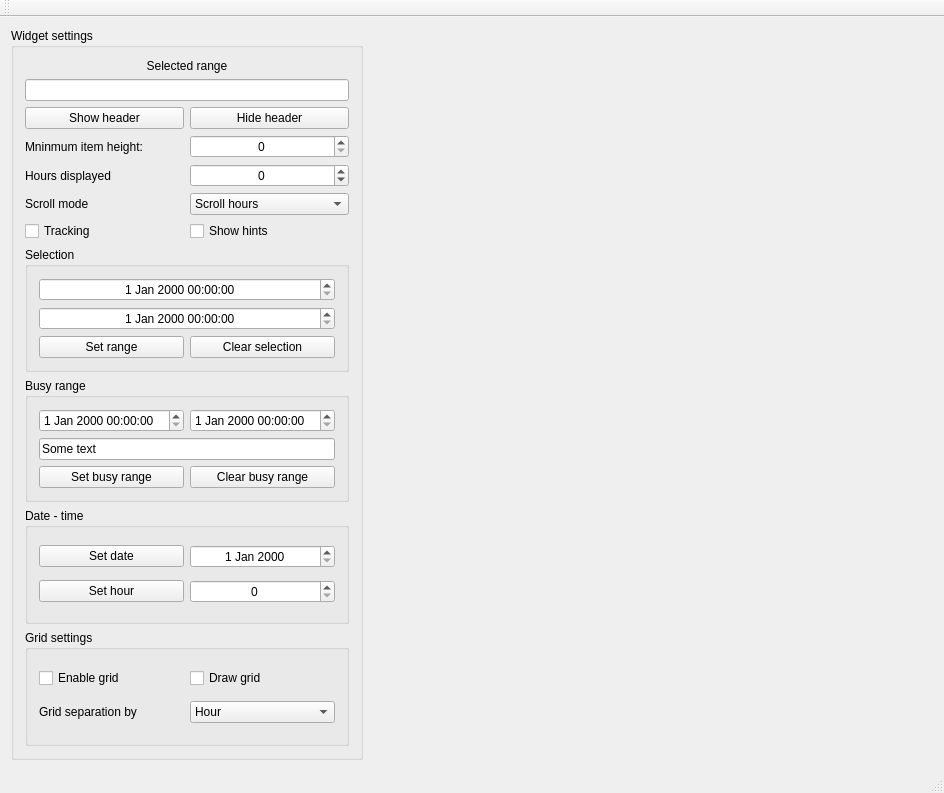
<?xml version="1.0" encoding="UTF-8"?>
<ui version="4.0">
 <class>MainWindow</class>
 <widget class="QMainWindow" name="MainWindow">
  <property name="geometry">
   <rect>
    <x>0</x>
    <y>0</y>
    <width>944</width>
    <height>793</height>
   </rect>
  </property>
  <property name="windowTitle">
   <string>MainWindow</string>
  </property>
  <widget class="QWidget" name="centralWidget">
   <layout class="QGridLayout" name="gridLayout">
    <item row="2" column="1">
     <widget class="QTimeOrganizerWidget" name="timeOrganaizerWidget" native="true">
      <property name="sizePolicy">
       <sizepolicy hsizetype="Expanding" vsizetype="Expanding">
        <horstretch>0</horstretch>
        <verstretch>0</verstretch>
       </sizepolicy>
      </property>
     </widget>
    </item>
    <item row="2" column="0">
     <widget class="QGroupBox" name="groupBoxSettings">
      <property name="sizePolicy">
       <sizepolicy hsizetype="Fixed" vsizetype="Preferred">
        <horstretch>0</horstretch>
        <verstretch>0</verstretch>
       </sizepolicy>
      </property>
      <property name="title">
       <string>Widget settings</string>
      </property>
      <layout class="QGridLayout" name="gridLayout_5">
       <item row="5" column="0">
        <widget class="QLabel" name="label_5">
         <property name="text">
          <string>Scroll mode</string>
         </property>
        </widget>
       </item>
       <item row="5" column="1">
        <widget class="QComboBox" name="comboBoxScrollMode">
         <item>
          <property name="text">
           <string>Scroll hours</string>
          </property>
         </item>
         <item>
          <property name="text">
           <string>Ongoing scroll</string>
          </property>
         </item>
        </widget>
       </item>
       <item row="4" column="1">
        <widget class="QSpinBox" name="spinBoxHours">
         <property name="alignment">
          <set>Qt::AlignCenter</set>
         </property>
         <property name="minimum">
          <number>-1</number>
         </property>
         <property name="maximum">
          <number>49</number>
         </property>
        </widget>
       </item>
       <item row="3" column="0">
        <widget class="QLabel" name="label_2">
         <property name="text">
          <string>Mninmum item height: </string>
         </property>
        </widget>
       </item>
       <item row="4" column="0">
        <widget class="QLabel" name="label_4">
         <property name="text">
          <string>Hours displayed</string>
         </property>
        </widget>
       </item>
       <item row="0" column="0" colspan="2">
        <widget class="QLabel" name="label">
         <property name="sizePolicy">
          <sizepolicy hsizetype="Preferred" vsizetype="Fixed">
           <horstretch>0</horstretch>
           <verstretch>0</verstretch>
          </sizepolicy>
         </property>
         <property name="text">
          <string>Selected range</string>
         </property>
         <property name="alignment">
          <set>Qt::AlignCenter</set>
         </property>
        </widget>
       </item>
       <item row="1" column="0" colspan="2">
        <widget class="QLineEdit" name="lineEditSelectedRange"/>
       </item>
       <item row="3" column="1">
        <widget class="QSpinBox" name="spinBoxMinItemHeight">
         <property name="alignment">
          <set>Qt::AlignCenter</set>
         </property>
         <property name="maximum">
          <number>200</number>
         </property>
         <property name="singleStep">
          <number>10</number>
         </property>
        </widget>
       </item>
       <item row="6" column="1">
        <widget class="QCheckBox" name="checkBoxShowHint">
         <property name="text">
          <string>Show hints</string>
         </property>
        </widget>
       </item>
       <item row="6" column="0">
        <widget class="QCheckBox" name="checkBoxTracking">
         <property name="text">
          <string>Tracking</string>
         </property>
        </widget>
       </item>
       <item row="2" column="1">
        <widget class="QPushButton" name="pushButtonHideHeader">
         <property name="text">
          <string>Hide header</string>
         </property>
        </widget>
       </item>
       <item row="2" column="0">
        <widget class="QPushButton" name="pushButtonShowHeader">
         <property name="text">
          <string>Show header</string>
         </property>
        </widget>
       </item>
       <item row="13" column="0" colspan="2">
        <widget class="QGroupBox" name="groupBox_2">
         <property name="title">
          <string>Date - time</string>
         </property>
         <layout class="QGridLayout" name="gridLayout_3">
          <item row="1" column="0">
           <widget class="QPushButton" name="pushButtonSetDate">
            <property name="text">
             <string>Set date</string>
            </property>
           </widget>
          </item>
          <item row="1" column="1">
           <widget class="QDateEdit" name="dateEdit">
            <property name="alignment">
             <set>Qt::AlignCenter</set>
            </property>
           </widget>
          </item>
          <item row="2" column="1">
           <widget class="QSpinBox" name="spinBoxHour">
            <property name="alignment">
             <set>Qt::AlignCenter</set>
            </property>
            <property name="maximum">
             <number>23</number>
            </property>
           </widget>
          </item>
          <item row="2" column="0">
           <widget class="QPushButton" name="pushButtonSetHour">
            <property name="text">
             <string>Set hour</string>
            </property>
           </widget>
          </item>
         </layout>
        </widget>
       </item>
       <item row="10" column="0" colspan="2">
        <widget class="QGroupBox" name="groupBox_3">
         <property name="title">
          <string>Selection</string>
         </property>
         <layout class="QGridLayout" name="gridLayout_4">
          <item row="0" column="0" colspan="2">
           <widget class="QDateTimeEdit" name="dateTimeEditRangeBegin">
            <property name="alignment">
             <set>Qt::AlignCenter</set>
            </property>
           </widget>
          </item>
          <item row="1" column="0" rowspan="2" colspan="2">
           <widget class="QDateTimeEdit" name="dateTimeEditRangeEnd">
            <property name="alignment">
             <set>Qt::AlignCenter</set>
            </property>
           </widget>
          </item>
          <item row="3" column="0">
           <widget class="QPushButton" name="pushButtonSetRange">
            <property name="text">
             <string>Set range</string>
            </property>
           </widget>
          </item>
          <item row="3" column="1">
           <widget class="QPushButton" name="pushButtonClearSelection">
            <property name="text">
             <string>Clear selection</string>
            </property>
           </widget>
          </item>
         </layout>
        </widget>
       </item>
       <item row="11" column="0" colspan="2">
        <widget class="QGroupBox" name="groupBox_4">
         <property name="title">
          <string>Busy range</string>
         </property>
         <layout class="QGridLayout" name="gridLayout_6">
          <item row="2" column="1">
           <widget class="QPushButton" name="pushButtonClearBusyRange">
            <property name="text">
             <string>Clear busy range</string>
            </property>
           </widget>
          </item>
          <item row="0" column="1">
           <widget class="QDateTimeEdit" name="dateTimeEditBusyRangeEnd"/>
          </item>
          <item row="2" column="0">
           <widget class="QPushButton" name="pushButtonSetBusyRange">
            <property name="text">
             <string>Set busy range</string>
            </property>
           </widget>
          </item>
          <item row="0" column="0">
           <widget class="QDateTimeEdit" name="dateTimeEditBusyRangeBegin"/>
          </item>
          <item row="1" column="0" colspan="2">
           <widget class="QLineEdit" name="lineEditBusyText">
            <property name="text">
             <string>Some text</string>
            </property>
           </widget>
          </item>
         </layout>
        </widget>
       </item>
       <item row="14" column="0" colspan="2">
        <widget class="QGroupBox" name="groupBox">
         <property name="title">
          <string>Grid settings</string>
         </property>
         <property name="flat">
          <bool>false</bool>
         </property>
         <property name="checkable">
          <bool>false</bool>
         </property>
         <layout class="QGridLayout" name="gridLayout_2">
          <item row="1" column="0">
           <widget class="QLabel" name="label_6">
            <property name="text">
             <string>Grid separation by</string>
            </property>
           </widget>
          </item>
          <item row="0" column="0">
           <widget class="QCheckBox" name="checkBoxGrid">
            <property name="sizePolicy">
             <sizepolicy hsizetype="Preferred" vsizetype="Fixed">
              <horstretch>0</horstretch>
              <verstretch>0</verstretch>
             </sizepolicy>
            </property>
            <property name="text">
             <string>Enable grid</string>
            </property>
           </widget>
          </item>
          <item row="0" column="1">
           <widget class="QCheckBox" name="checkBoxDrawGrid">
            <property name="text">
             <string>Draw grid</string>
            </property>
           </widget>
          </item>
          <item row="1" column="1">
           <widget class="QComboBox" name="comboBoxGridSep">
            <item>
             <property name="text">
              <string>Hour</string>
             </property>
            </item>
            <item>
             <property name="text">
              <string>30 minutes</string>
             </property>
            </item>
            <item>
             <property name="text">
              <string>15 minutes</string>
             </property>
            </item>
            <item>
             <property name="text">
              <string>10 minutes</string>
             </property>
            </item>
            <item>
             <property name="text">
              <string>5 minutes</string>
             </property>
            </item>
            <item>
             <property name="text">
              <string>Minute</string>
             </property>
            </item>
            <item>
             <property name="text">
              <string>30 seconds</string>
             </property>
            </item>
           </widget>
          </item>
         </layout>
        </widget>
       </item>
      </layout>
     </widget>
    </item>
   </layout>
  </widget>
  <widget class="QMenuBar" name="menuBar">
   <property name="geometry">
    <rect>
     <x>0</x>
     <y>0</y>
     <width>944</width>
     <height>26</height>
    </rect>
   </property>
  </widget>
  <widget class="QToolBar" name="mainToolBar">
   <attribute name="toolBarArea">
    <enum>TopToolBarArea</enum>
   </attribute>
   <attribute name="toolBarBreak">
    <bool>false</bool>
   </attribute>
  </widget>
  <widget class="QStatusBar" name="statusBar"/>
 </widget>
 <layoutdefault spacing="6" margin="11"/>
 <customwidgets>
  <customwidget>
   <class>QTimeOrganizerWidget</class>
   <extends>QWidget</extends>
   <header location="global">qtimeorganizerwidget.h</header>
   <container>1</container>
  </customwidget>
 </customwidgets>
 <resources/>
 <connections/>
</ui>
